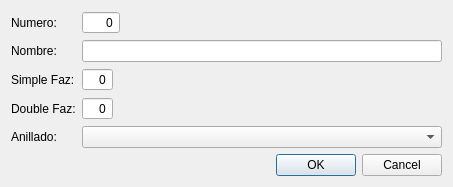
<?xml version="1.0" encoding="UTF-8"?>
<ui version="4.0">
 <class>wBooks</class>
 <widget class="QWidget" name="wBooks">
  <property name="geometry">
   <rect>
    <x>0</x>
    <y>0</y>
    <width>453</width>
    <height>187</height>
   </rect>
  </property>
  <property name="windowTitle">
   <string>Form</string>
  </property>
  <layout class="QVBoxLayout" name="verticalLayout">
   <item>
    <layout class="QFormLayout" name="formLayout">
     <item row="0" column="0">
      <widget class="QLabel" name="numeroLabel">
       <property name="text">
        <string>Numero:</string>
       </property>
      </widget>
     </item>
     <item row="0" column="1">
      <widget class="QSpinBox" name="numeroSpinBox">
       <property name="sizePolicy">
        <sizepolicy hsizetype="Fixed" vsizetype="Fixed">
         <horstretch>0</horstretch>
         <verstretch>0</verstretch>
        </sizepolicy>
       </property>
       <property name="alignment">
        <set>Qt::AlignRight|Qt::AlignTrailing|Qt::AlignVCenter</set>
       </property>
       <property name="buttonSymbols">
        <enum>QAbstractSpinBox::NoButtons</enum>
       </property>
       <property name="maximum">
        <number>9999</number>
       </property>
      </widget>
     </item>
     <item row="1" column="0">
      <widget class="QLabel" name="nombreLabel">
       <property name="text">
        <string>Nombre:</string>
       </property>
      </widget>
     </item>
     <item row="1" column="1">
      <widget class="QLineEdit" name="nombreLineEdit"/>
     </item>
     <item row="2" column="0">
      <widget class="QLabel" name="simpleFazLabel">
       <property name="text">
        <string>Simple Faz:</string>
       </property>
      </widget>
     </item>
     <item row="2" column="1">
      <widget class="QSpinBox" name="simpleFazSpinBox">
       <property name="sizePolicy">
        <sizepolicy hsizetype="Fixed" vsizetype="Fixed">
         <horstretch>0</horstretch>
         <verstretch>0</verstretch>
        </sizepolicy>
       </property>
       <property name="alignment">
        <set>Qt::AlignRight|Qt::AlignTrailing|Qt::AlignVCenter</set>
       </property>
       <property name="buttonSymbols">
        <enum>QAbstractSpinBox::NoButtons</enum>
       </property>
       <property name="maximum">
        <number>999</number>
       </property>
      </widget>
     </item>
     <item row="3" column="0">
      <widget class="QLabel" name="doubleFazLabel">
       <property name="text">
        <string>Double Faz:</string>
       </property>
      </widget>
     </item>
     <item row="3" column="1">
      <widget class="QSpinBox" name="doubleFazSpinBox">
       <property name="sizePolicy">
        <sizepolicy hsizetype="Fixed" vsizetype="Fixed">
         <horstretch>0</horstretch>
         <verstretch>0</verstretch>
        </sizepolicy>
       </property>
       <property name="alignment">
        <set>Qt::AlignRight|Qt::AlignTrailing|Qt::AlignVCenter</set>
       </property>
       <property name="buttonSymbols">
        <enum>QAbstractSpinBox::NoButtons</enum>
       </property>
       <property name="maximum">
        <number>999</number>
       </property>
      </widget>
     </item>
     <item row="4" column="0">
      <widget class="QLabel" name="anilladoLabel">
       <property name="text">
        <string>Anillado:</string>
       </property>
      </widget>
     </item>
     <item row="4" column="1">
      <widget class="QComboBox" name="anilladoComboBox"/>
     </item>
    </layout>
   </item>
   <item>
    <widget class="QDialogButtonBox" name="buttonBox">
     <property name="standardButtons">
      <set>QDialogButtonBox::Cancel|QDialogButtonBox::Ok</set>
     </property>
    </widget>
   </item>
  </layout>
 </widget>
 <resources/>
 <connections/>
</ui>
